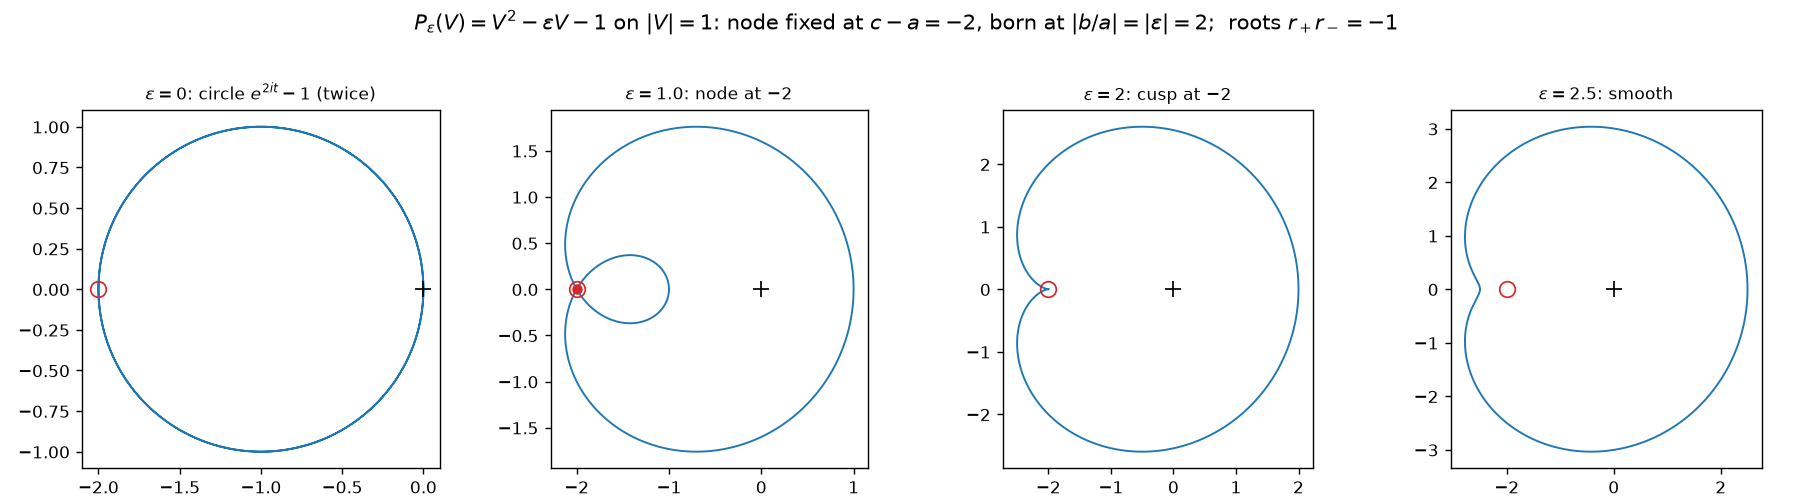

The Python source for this figure:
#!/usr/bin/env python3
"""
052 — The quadratic fewnomial on the unit circle, general rule, applied to
P_eps(V) = V^2 - eps V - 1.

For f(V) = a V^2 + b V + c on |V| = 1, a self-intersection f(V)=f(W) with V != W
factors as
    f(V) - f(W) = (V - W)(a(V + W) + b),
so the crossing is the chord-SUM condition V + W = -b/a, solvable iff |b/a| <= 2
(born as a cusp at |b/a| = 2).  At the crossing V + conj(V) = -b/a, hence
    f(V) = a V^2 - a(V + conj V)V + c = -a|V|^2 + c = c - a.
So the node sits at the FIXED image value c - a (independent of b), and the roots
f(V)=0 have product c/a.  All three are exact.

Old example (021/024): a=1, b=eps, c=+1  -> node at 0, roots product +1.
New example here:   a=1, b=-eps, c=-1 -> node at -2, roots product -1,
with the algebraic identity  P_eps(V) + 2 = V^2 - eps V + 1 = Q_{-eps}(V).

STATUS: the node-at-(c-a), birth-at-|b/a|=2, and product-c/a formulas are PROVED;
the figure is a COMPUTATIONALLY VERIFIED EXAMPLE.
"""

from math import pi, acos
import cmath
import numpy as np
import matplotlib
matplotlib.use("Agg")
import matplotlib.pyplot as plt
from pathlib import Path

OUT = Path(__file__).resolve().parent


def node_value(a, b, c):
    """Fixed image value of the self-intersection of a V^2 + b V + c on |V|=1."""
    return c - a


def has_node(a, b, c):
    return abs(b / a) <= 2.0


def roots(a, b, c):
    disc = cmath.sqrt(b * b - 4.0 * a * c)
    return (-b + disc) / (2.0 * a), (-b - disc) / (2.0 * a)


def P(eps, t):
    V = np.exp(1j * t)
    return V ** 2 - eps * V - 1


def main():
    print("general quadratic a V^2 + b V + c on |V|=1:")
    for (a, b, c) in ((1, 1, 1), (1, -1, -1), (2, 3, -1), (1, 2, 0)):
        nv = node_value(a, b, c)
        r1, r2 = roots(a, b, c)
        print(f"  a={a},b={b},c={c}: node at {nv}, |b/a|={abs(b/a):.2f} "
              f"({'node' if has_node(a,b,c) else 'none'}), roots {r1:.4f},{r2:.4f} "
              f"(product {r1*r2:.4f} = c/a = {c/a})")

    print("\nP_eps(V) = V^2 - eps V - 1  (a=1,b=-eps,c=-1): node at c-a = -2")
    for eps in (0.0, 0.5, 1.0, 1.9, 2.0, 2.5):
        if abs(eps) <= 2.0 and eps != 0.0:
            t0 = acos(eps / 2.0)
            print(f"  eps={eps}: crossing V=e^{{+-i t}} with 2 cos t = eps, "
                  f"P(V) = {P(eps, t0).real:.6f} (expect -2)")
        else:
            print(f"  eps={eps}: no transverse node" if abs(eps) > 2 else
                  f"  eps=0: retraced circle e^(2it)-1")
    for eps in (0.0, 1.0, 2.0):
        r1, r2 = roots(1.0, -eps, -1.0)
        print(f"  eps={eps}: roots {r1:.4f},{r2:.4f}  product {r1*r2:.4f} (=-1)")

    t = np.linspace(0, 2 * pi, 3000)
    fig, axes = plt.subplots(1, 4, figsize=(14.5, 4.0))
    for ax, eps in zip(axes, (0.0, 1.0, 2.0, 2.5)):
        z = P(eps, t)
        ax.plot(z.real, z.imag, lw=1.1, color="#1f77b4")
        ax.plot([0], [0], "k+", ms=9)
        ax.plot([-2], [0], "o", mfc="none", mec="#d62728", ms=9)
        if 0 < eps < 2:
            ax.plot([-2], [0], "o", color="#d62728", ms=5)
            ax.set_title(f"$\\varepsilon={eps}$: node at $-2$", fontsize=10)
        elif abs(eps) < 1e-9:
            ax.set_title("$\\varepsilon=0$: circle $e^{2it}-1$ (twice)", fontsize=10)
        elif abs(eps - 2) < 1e-9:
            ax.set_title("$\\varepsilon=2$: cusp at $-2$", fontsize=10)
        else:
            ax.set_title(f"$\\varepsilon={eps}$: smooth", fontsize=10)
        ax.set_aspect("equal")
    fig.suptitle(r"$P_\epsilon(V)=V^2-\epsilon V-1$ on $|V|=1$: node fixed at "
                 "$c-a=-2$, born at $|b/a|=|\\epsilon|=2$;  roots $r_+r_-=-1$")
    fig.tight_layout(rect=[0, 0, 1, 0.92])
    fname = OUT / "052-quadratic-fewnomial-minus.png"
    fig.savefig(fname, dpi=125)
    print("wrote", fname.name)


if __name__ == "__main__":
    main()
